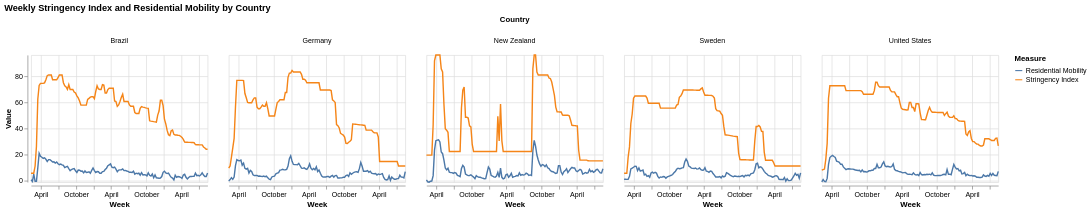

Notebook code cell kept with this figure:
### Code cell
import altair as alt
countries = [
    "United States",
    "China",
    "New Zealand",
    "Sweden",
    "Brazil",
    "Germany"
]

# Make copies so you do not overwrite your originals
mob = weekly_df.copy()
stri = weekly_stringency.copy()

# Convert week to datetime if still Period
if str(mob["week"].dtype).startswith("period"):
    mob["week"] = mob["week"].dt.start_time

if str(stri["week"].dtype).startswith("period"):
    stri["week"] = stri["week"].dt.start_time

# Rename country column in stringency df so both match
stri = stri.rename(columns={"CountryName": "country"})

# Filter to selected countries
mob = mob[mob["country"].isin(countries)]
stri = stri[stri["country"].isin(countries)]

# Keep only the columns we need
mob = mob[["week", "country", "residential"]]
stri = stri[["week", "country", "StringencyIndex_Average"]]

# Merge
final_df = pd.merge(mob, stri, on=["week", "country"], how="inner")

# Reshape to long format for two-line plotting
plot_df = final_df.melt(
    id_vars=["week", "country"],
    value_vars=["residential", "StringencyIndex_Average"],
    var_name="measure",
    value_name="value"
)

# Cleaner labels
plot_df["measure"] = plot_df["measure"].replace({
    "residential": "Residential Mobility",
    "StringencyIndex_Average": "Stringency Index"
})

# Faceted line chart with shared axes
chart = alt.Chart(plot_df).mark_line().encode(
    x=alt.X("week:T", title="Week"),
    y=alt.Y(
        "value:Q",
        title="Value",
        scale=alt.Scale(domain=[plot_df["value"].min(), plot_df["value"].max()])
    ),
    color=alt.Color("measure:N", title="Measure"),
    tooltip=[
        alt.Tooltip("country:N", title="Country"),
        alt.Tooltip("week:T", title="Week"),
        alt.Tooltip("measure:N", title="Measure"),
        alt.Tooltip("value:Q", title="Value", format=".2f")
    ]
).properties(
    width=250,
    height=180
).facet(
    column=alt.Column("country:N", title="Country")
).properties(
    title="Weekly Stringency Index and Residential Mobility by Country"
)

chart

### Figure 1 — Vega-Lite specification as saved in the notebook (floating-point values rounded to 4 significant figures; data arrays with more than 128 entries replaced by an {"elided": "..."} marker saying what was removed)
{"config": {"view": {"continuousWidth": 300, "continuousHeight": 300}}, "data": {"name": "data-5a0e929de3dd22e33ddfe313654aa0b6"}, "facet": {"column": {"field": "country", "title": "Country", "type": "nominal"}}, "spec": {"mark": {"type": "line"}, "encoding": {"color": {"field": "measure", "title": "Measure", "type": "nominal"}, "tooltip": [{"field": "country", "title": "Country", "type": "nominal"}, {"field": "week", "title": "Week", "type": "temporal"}, {"field": "measure", "title": "Measure", "type": "nominal"}, {"field": "value", "format": ".2f", "title": "Value", "type": "quantitative"}], "x": {"field": "week", "title": "Week", "type": "temporal"}, "y": {"field": "value", "scale": {"domain": [-1.286, 96.3]}, "title": "Value", "type": "quantitative"}}, "height": 180, "width": 250}, "title": "Weekly Stringency Index and Residential Mobility by Country", "$schema": "https://vega.github.io/schema/vega-lite/v6.1.0.json", "datasets": {"data-5a0e929de3dd22e33ddfe313654aa0b6": {"elided": "1320 records"}}}
